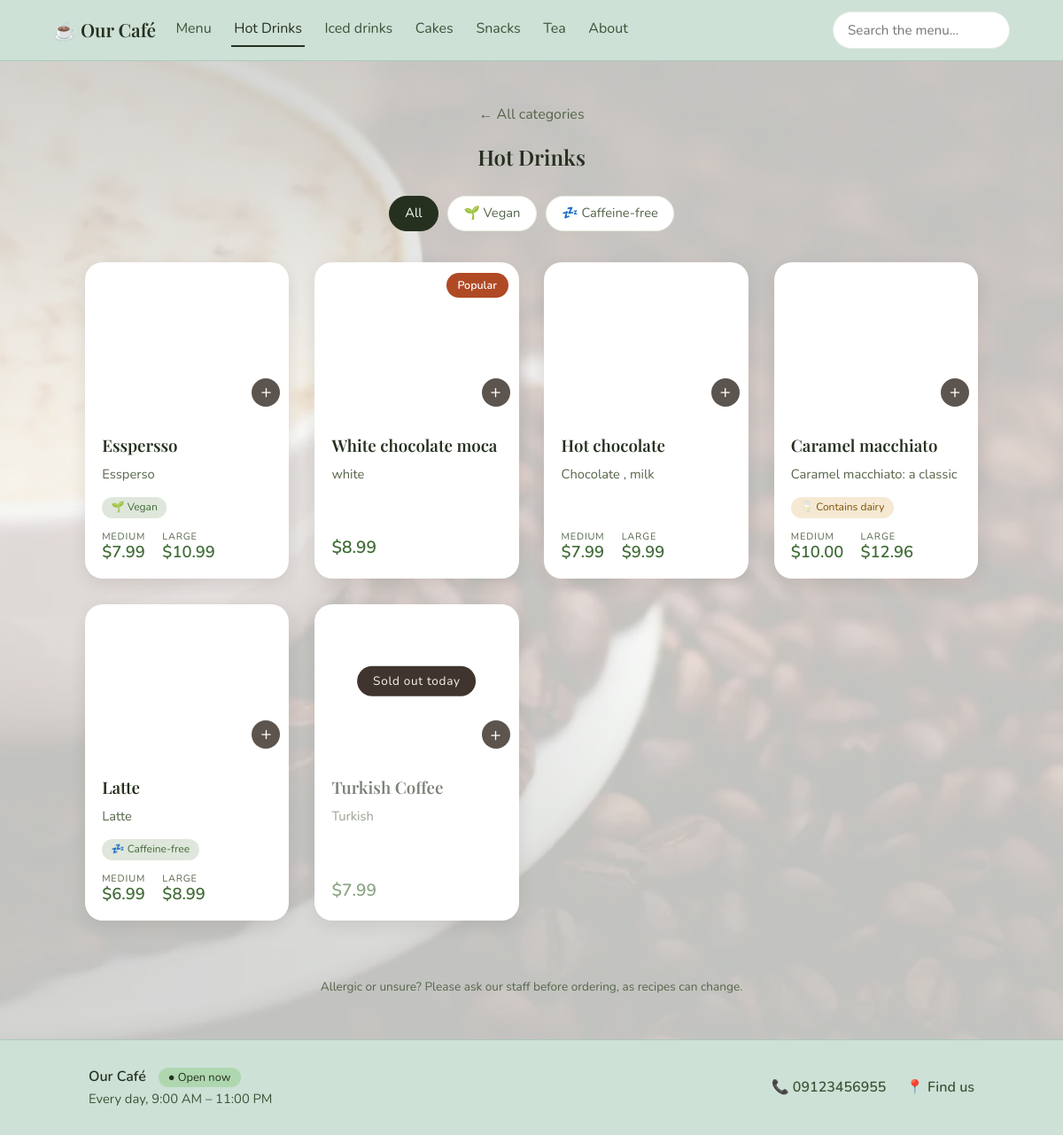
The app's page /menu/hot-drinks/ with its own data.
### coffee/models.py (models this page shows, shortened)
class ShopInfo(models.Model):
    DAYS = [(0, "Monday"), (1, "Tuesday"), (2, "Wednesday"), (3, "Thursday"),
            (4, "Friday"), (5, "Saturday"), (6, "Sunday")]
    name = models.CharField(max_length=100, default="Our Café")
    story = models.TextField(blank=True, help_text="A short, friendly paragraph about the café")
    photo = models.ImageField(upload_to="about/", blank=True)
    address = models.CharField(max_length=200, blank=True)
    phone = models.CharField(max_length=30, blank=True)
    email = models.EmailField(blank=True)
    instagram = models.URLField(blank=True, help_text="Full link, e.g. https://instagram.com/yourcafe")
    telegram = models.URLField(blank=True, help_text="Full link, e.g. https://t.me/yourcafe")
    map_embed_url = models.URLField(blank=True, help_text="Google Maps → Share → Embed a map → copy the src URL")
    open_all_day = models.BooleanField(default=False, help_text="Open 24 hours (times below are ignored)")
    open_time = models.TimeField(default=time(9, 0))
    close_time = models.TimeField(default=time(23, 0), help_text="A time earlier than opening means it closes after midnight")
    closed_days = models.CharField(max_length=20, blank=True)
    class Meta:
        verbose_name_plural = "shop info"
    @classmethod
    def load(cls):
        obj, _ = cls.objects.get_or_create(pk=1)
        return obj
    @property
    def phone_link(self):
        return re.sub(r"[^\d+]", "", self.phone)
    @property
    def closed_day_numbers(self):
        return {int(d) for d in self.closed_days.split(",") if d}
    @property
    def open_days_text(self):
        closed = self.closed_day_numbers
        names = dict(self.DAYS)
        if not closed:
            return "Every day"
        if len(closed) == 7:
            return "Closed"
        return "Every day except " + ", ".join(names[d] for d in sorted(closed))
    def is_open_now(self):
        now = timezone.localtime()
        today = now.weekday()
        closed = self.closed_day_numbers
        if self.open_all_day:
            return today not in closed
        t = now.time()
        if self.open_time <= self.close_time:              # normal day, e.g. 09:00–23:00
            return today not in closed and self.open_time <= t <= self.close_time
        if t >= self.open_time:                            # evening part belongs to today
            return today not in closed
        if t <= self.close_time:                           # after midnight: yesterday's session
            return (today - 1) % 7 not in closed
        return False

class Category(models.Model):
    name = models.CharField(max_length=60)
    slug = models.SlugField(unique=True)
    description = models.CharField(max_length=140, blank=True)
    image = models.ImageField(upload_to="categories/")
    order = models.PositiveIntegerField(default=0)
    class Meta:
        ordering = ["order"]
        verbose_name_plural = "categories"
    def get_absolute_url(self):
        return reverse("category_detail", args=[self.slug])

class Product(models.Model):
    BADGES = [("", "None"), ("new", "New"), ("popular", "Popular"), ("seasonal", "Seasonal")]
    category = models.ForeignKey(Category, related_name="products", on_delete=models.CASCADE)
    name = models.CharField(max_length=100)
    ingredients = models.TextField(help_text="e.g. Espresso, steamed milk, foam")
    image = models.ImageField(upload_to="products/")
    price = models.DecimalField("Price (medium)", max_digits=6, decimal_places=2,
                                help_text="The regular price. For items without sizes, like cakes, this is the only price.")
    price_large = models.DecimalField("Price (large)", max_digits=6, decimal_places=2,
                                      null=True, blank=True,
                                      help_text="Leave empty if the item has no sizes")
    available = models.BooleanField(default=True, help_text="Untick when sold out; it will show greyed out")
    badge = models.CharField(max_length=10, choices=BADGES, blank=True)
    is_vegan = models.BooleanField("Vegan", default=False)
    is_caffeine_free = models.BooleanField("Caffeine-free", default=False)
    has_nuts = models.BooleanField("Contains nuts", default=False)
    has_dairy = models.BooleanField("Contains dairy", default=False)

### coffee/views.py (the view)
# urls.py: path("menu/<slug:slug>/", views.category_detail, name="category_detail"),
def category_detail(request, slug):
    category = get_object_or_404(Category, slug=slug)
    products = category.products.all()
    active_diet = request.GET.get("diet")
    if active_diet in DIET_FILTERS:
        products = products.filter(**DIET_FILTERS[active_diet])
    else:
        active_diet = None
    products = products.order_by("-available", "id")      # sold-out items sink to the bottom
    pick, _ = todays_pick()
    return render(request, "coffee/category_detail.html", {
        "category": category,
        "products": products,
        "pick_id": pick.id if pick else None,
        "active_diet": active_diet,
    })

### coffee/context_processors.py (called while the page is built)
def site(request):
    return {
        "shop": ShopInfo.load(),
        "nav_categories": Category.objects.annotate(item_count=Count("products")).filter(item_count__gt=0).order_by("order", "name"),
        "currency": getattr(settings, "CURRENCY_SYMBOL", "$"),
    }

### coffee/views.py (called while the page is built)
def todays_pick():
    today = timezone.localdate()
    pick = (DailyPick.objects.filter(date=today, product__available=True)
            .select_related("product__category").first())
    if pick:
        return pick.product, pick.note
    available = Product.objects.filter(available=True).select_related("category").order_by("id")
    count = available.count()
    if count:
        return available[today.toordinal() % count], ""
    return None, ""

### coffee/templates/coffee/category_detail.html (shortened to what this page needs)
{% extends "coffee/base.html" %}
{% block content %}
<header class="page-header">
  <a class="back" href="{% url 'categories' %}">← All categories</a>
  <h2>{{ category.name }}</h2>
</header>
<div class="filters" role="group" aria-label="Filter by diet">
  <a class="chip-filter {% if not active_diet %}active{% endif %}" href="{{ category.get_absolute_url }}">All</a>
  <a class="chip-filter {% if active_diet == 'vegan' %}active{% endif %}" href="?diet=vegan">🌱 Vegan</a>
  <a class="chip-filter {% if active_diet == 'caffeine_free' %}active{% endif %}" href="?diet=caffeine_free">💤 Caffeine-free</a>
</div>
<div class="grid products">
  {% for p in products %}
    {% include "coffee/_product_card.html" %}
  {% empty %}
  <p class="empty">{% if active_diet %}Nothing matches this filter in {{ category.name }}.{% else %}Nothing here yet, check back soon.{% endif %}</p>
  {% endfor %}
</div>
<p class="allergy-note">Allergic or unsure? Please ask our staff before ordering, as recipes can change.</p>
{% include "coffee/_product_dialog.html" %}
{% endblock %}

### coffee/templates/coffee/base.html (shortened to what this page needs)
{% load static %}
<!DOCTYPE html>
<html lang="en" data-theme="{% if shop.is_open_now %}light{% else %}dark{% endif %}">
<head>
  <link rel="stylesheet" href="{% static 'css/style.css' %}">
</head>
<body class="page-{{ request.resolver_match.url_name }}">
  {% if request.resolver_match.url_name != "welcome" %}
  <nav class="navbar" aria-label="Main">
    <a class="brand" href="{% url 'welcome' %}">☕ {{ shop.name }}</a>
    <div class="nav-links">
      <a href="{% url 'categories' %}" class="{% if request.resolver_match.url_name == 'categories' %}active{% endif %}">Menu</a>
      {% for c in nav_categories %}
      <a href="{{ c.get_absolute_url }}"
         class="{% if request.path == c.get_absolute_url %}active{% endif %}">{{ c.name }}</a>
      {% endfor %}
      <a href="{% url 'about' %}" class="{% if request.resolver_match.url_name == 'about' %}active{% endif %}">About</a>
    </div>
    <form class="search" action="{% url 'search' %}" method="get" role="search">
      <input type="search" name="q" placeholder="Search the menu…" aria-label="Search the menu"
             enterkeyhint="search" maxlength="60" value="{{ query|default:'' }}">
    </form>
  </nav>
  {% endif %}
  <main id="main">
    {% block content %}{% endblock %}
  </main>
  {% if request.resolver_match.url_name != "welcome" %}
  <footer class="site-footer">
    <div class="footer-inner">
      <div>
        <strong>{{ shop.name }}</strong>
        <span class="footer-status {% if shop.is_open_now %}open{% else %}closed{% endif %}">
          ● {% if shop.is_open_now %}Open now{% else %}Closed right now{% endif %}
        </span>
        <p>
          {{ shop.open_days_text }},
          {% if shop.open_all_day %}open 24 hours{% else %}{{ shop.open_time|time:"g:i A" }} – {{ shop.close_time|time:"g:i A" }}{% endif %}
        </p>
      </div>
      <div class="footer-links">
        {% if shop.phone %}<a href="tel:{{ shop.phone_link }}">📞 {{ shop.phone }}</a>{% endif %}
        <a href="{% url 'about' %}">📍 Find us</a>
        {% url 'table_card' as qr_cards_url %}{% if user.is_staff and qr_cards_url %}<a href="{{ qr_cards_url }}">🖨️ QR cards</a>{% endif %}
      </div>
    </div>
  </footer>
  {% endif %}
</body>
</html>

### coffee/templates/coffee/_product_card.html (shortened to what this page needs)
<article class="product-card {% if not p.available %}sold-out{% endif %}"data-product="{{ p.id }}">
  {% if p.badge %}<span class="pbadge pbadge-{{ p.badge }}">{{ p.get_badge_display }}</span>{% endif %}
  <div class="img-wrap">
    <img src="{{ p.image.url }}" alt="{{ p.name }}" loading="lazy" decoding="async">
    {% if not p.available %}<span class="soldout-label">Sold out today</span>{% endif %}
  </div>
  <div class="info">
    <h3><button type="button" class="card-open" aria-haspopup="dialog">{{ p.name }}</button></h3>
    <p class="ingredients">{{ p.ingredients }}</p>
    {% if p.is_vegan or p.is_caffeine_free or p.has_nuts or p.has_dairy %}
    <div class="diet">
      {% if p.is_vegan %}<span class="chip good">🌱 Vegan</span>{% endif %}
      {% if p.is_caffeine_free %}<span class="chip good">💤 Caffeine-free</span>{% endif %}
      {% if p.has_dairy %}<span class="chip warn">🥛 Contains dairy</span>{% endif %}
    </div>
    {% endif %}
    {% include "coffee/_prices.html" %}
  </div>
</article>

### coffee/templates/coffee/_prices.html
<div class="prices">
  {% if p.price_large %}
    <span class="size"><small>Medium</small>{{ currency }}{{ p.price }}</span>
    <span class="size"><small>Large</small>{{ currency }}{{ p.price_large }}</span>
  {% else %}
    <span class="price">{{ currency }}{{ p.price }}</span>
  {% endif %}
</div>

### coffee/static/css/product-dialog.css (style rules this page uses)
.product-card { display: flex; flex-direction: column; cursor: pointer; }
.product-card .info { flex: 1; display: flex; flex-direction: column; }
.product-card .prices { margin-top: auto; }
.product-card .ingredients { display: -webkit-box; -webkit-box-orient: vertical; -webkit-line-clamp: 2; line-clamp: 2; overflow: hidden; }
.card-open { font: inherit; color: inherit; background: none; border: 0; padding: 0; text-align: left; cursor: pointer; }
.card-open::after { content: ""; position: absolute; inset: 0; z-index: 2; }
.img-wrap { overflow: hidden; }
.img-wrap img { transition: transform .5s ease; }
.img-wrap::after { content: "+"; position: absolute; right: 10px; bottom: 10px; width: 32px; height: 32px; display: grid; place-items: center; border-radius: 50%; pointer-events: none; background: rgba(30, 18, 10, .72); color: #fff; font-size: 1.3rem; line-height: 1; }

### records on screen
ShopInfo: name "Our Café", open_days_text "Every day", open_time "9:00 AM", close_time "11:00 PM", phone "09123456955"
Category: name "Hot Drinks"
Category: name "Iced drinks"
Category: name "Cakes"
Category: name "Snacks"
Category: name "Tea"
Product: image (picture), name "Esspersso", ingredients "Essperso", is_vegan "🌱 Vegan", currency "$", price "7.99", price_large "10.99"
Product: badge "Popular", image (picture), name "White chocolate moca", ingredients "white", currency "$", price "8.99"
Product: image (picture), name "Hot chocolate", ingredients "Chocolate , milk", currency "$", price "7.99", price_large "9.99"
Product: image (picture), name "Caramel macchiato", ingredients "Caramel macchiato: a classic", is_vegan "🥛 Contains dairy", currency "$", price "10.00", price_large "12.96"
Product: image (picture), name "Latte", ingredients "Latte", is_vegan "💤 Caffeine-free", currency "$", price "6.99", price_large "8.99"
Product: image (picture), available "Sold out today", name "Turkish Coffee", ingredients "Turkish", currency "$", price "7.99"
